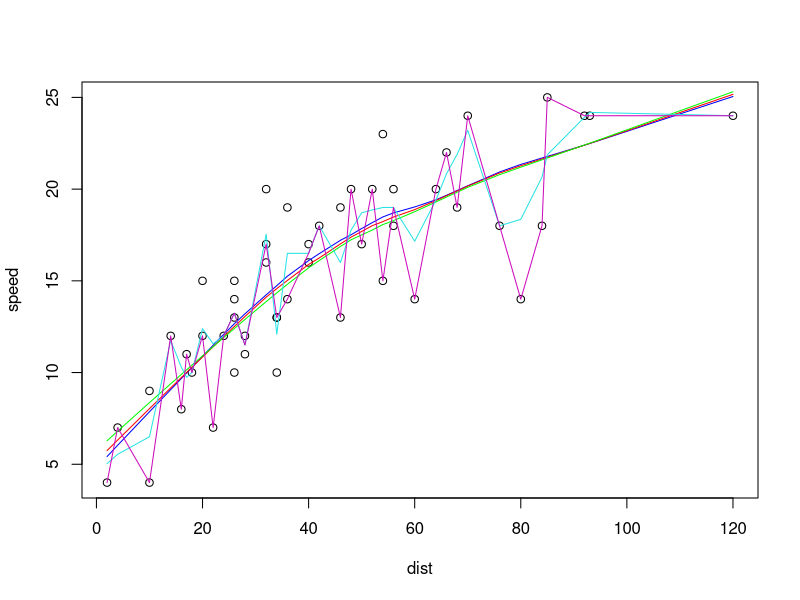

Recreate this plot in R.
data("cars")
str(cars)

plot(speed ~ dist, data = cars)

help("lowess")

lowess(cars$speed ~ cars$dist)
lines(lowess(cars$speed ~ cars$dist, f = 2/3), col = 'blue')
lines(lowess(cars$speed ~ cars$dist, f=0.8), col="red") # f = 0.8
lines(lowess(cars$speed ~ cars$dist, f=0.9), col="green") # f = 0.9
lines(lowess(cars$speed ~ cars$dist, f=0.1), col= 5) # f = 0.1
lines(lowess(cars$speed ~ cars$dist, f=0.01), col= 6) # f = 0.01 
